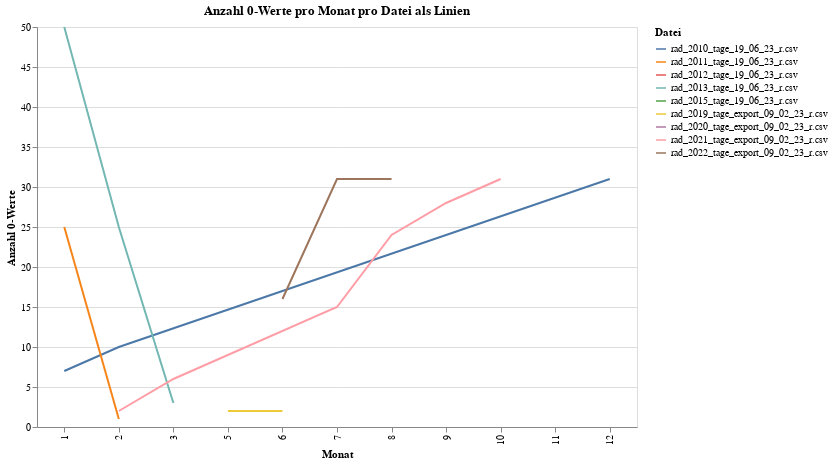

Here is the notebook cell this chart was saved with:
### Markdown cell above
### Folgende Grafik wird nicht benötigt:

### Code cell
# Liste für DataFrames erstellen
df_list = []

# Daten aus Dateien lesen und in df_list speichern
for file_path in file_paths:
    df_temp = pd.read_csv(file_path)
    df_temp['datei'] = file_path.split("/")[-1]  # Extrahiere Dateiname
    df_list.append(df_temp[['datum', 'gesamt', 'datei']])

# Einzelne DataFrames zu einem Gesamt-DataFrame zusammenführen
df_combined = pd.concat(df_list, ignore_index=True)

# Monat aus dem 'datum' extrahieren
df_combined['monat'] = pd.to_datetime(df_combined['datum']).dt.month

# Filtere die Datensätze, bei denen 'gesamt' gleich 0 ist
df_zero_values = df_combined[df_combined['gesamt'] == 0]

# Anzahl der 0-Werte pro Monat und Datei zählen
zero_values_per_month_file = df_zero_values.groupby(['datei', 'monat']).size().reset_index(name='anzahl_zero_values')

#meine eigene zeile ?
df_combined['jahr'] = pd.to_datetime(df_combined['datum']).dt.year


# Plot mit Altair als Liniendiagramm
chart = alt.Chart(zero_values_per_month_file).mark_line().encode(
    x=alt.X('monat:N', title='Monat'),
    y=alt.Y('anzahl_zero_values:Q', title='Anzahl 0-Werte'),
    color=alt.Color('datei:N', title='Datei'),
    tooltip=['datei:N', 'monat:N', 'anzahl_zero_values:Q']
).properties(
    width=600,
    height=400,
    title='Anzahl 0-Werte pro Monat pro Datei als Linien'
)

chart

### Figure 1 — Vega-Lite specification as saved in the notebook (floating-point values rounded to 4 significant figures)
{"config": {"view": {"continuousWidth": 300, "continuousHeight": 300}}, "data": {"name": "data-917f347eaa61392923be327a53c78cdf"}, "mark": {"type": "line"}, "encoding": {"color": {"field": "datei", "title": "Datei", "type": "nominal"}, "tooltip": [{"field": "datei", "type": "nominal"}, {"field": "monat", "type": "nominal"}, {"field": "anzahl_zero_values", "type": "quantitative"}], "x": {"field": "monat", "title": "Monat", "type": "nominal"}, "y": {"field": "anzahl_zero_values", "title": "Anzahl 0-Werte", "type": "quantitative"}}, "height": 400, "title": "Anzahl 0-Werte pro Monat pro Datei als Linien", "width": 600, "$schema": "https://vega.github.io/schema/vega-lite/v5.16.3.json", "datasets": {"data-917f347eaa61392923be327a53c78cdf": [{"datei": "rad_2010_tage_19_06_23_r.csv", "monat": 1, "anzahl_zero_values": 7}, {"datei": "rad_2010_tage_19_06_23_r.csv", "monat": 2, "anzahl_zero_values": 10}, {"datei": "rad_2010_tage_19_06_23_r.csv", "monat": 12, "anzahl_zero_values": 31}, {"datei": "rad_2011_tage_19_06_23_r.csv", "monat": 1, "anzahl_zero_values": 25}, {"datei": "rad_2011_tage_19_06_23_r.csv", "monat": 2, "anzahl_zero_values": 1}, {"datei": "rad_2012_tage_19_06_23_r.csv", "monat": 2, "anzahl_zero_values": 12}, {"datei": "rad_2013_tage_19_06_23_r.csv", "monat": 1, "anzahl_zero_values": 50}, {"datei": "rad_2013_tage_19_06_23_r.csv", "monat": 2, "anzahl_zero_values": 25}, {"datei": "rad_2013_tage_19_06_23_r.csv", "monat": 3, "anzahl_zero_values": 3}, {"datei": "rad_2015_tage_19_06_23_r.csv", "monat": 1, "anzahl_zero_values": 2}, {"datei": "rad_2019_tage_export_09_02_23_r.csv", "monat": 5, "anzahl_zero_values": 2}, {"datei": "rad_2019_tage_export_09_02_23_r.csv", "monat": 6, "anzahl_zero_values": 2}, {"datei": "rad_2020_tage_export_09_02_23_r.csv", "monat": 11, "anzahl_zero_values": 16}, {"datei": "rad_2021_tage_export_09_02_23_r.csv", "monat": 2, "anzahl_zero_values": 2}, {"datei": "rad_2021_tage_export_09_02_23_r.csv", "monat": 3, "anzahl_zero_values": 6}, {"datei": "rad_2021_tage_export_09_02_23_r.csv", "monat": 7, "anzahl_zero_values": 15}, {"datei": "rad_2021_tage_export_09_02_23_r.csv", "monat": 8, "anzahl_zero_values": 24}, {"datei": "rad_2021_tage_export_09_02_23_r.csv", "monat": 9, "anzahl_zero_values": 28}, {"datei": "rad_2021_tage_export_09_02_23_r.csv", "monat": 10, "anzahl_zero_values": 31}, {"datei": "rad_2022_tage_export_09_02_23_r.csv", "monat": 6, "anzahl_zero_values": 16}, {"datei": "rad_2022_tage_export_09_02_23_r.csv", "monat": 7, "anzahl_zero_values": 31}, {"datei": "rad_2022_tage_export_09_02_23_r.csv", "monat": 8, "anzahl_zero_values": 31}]}}
